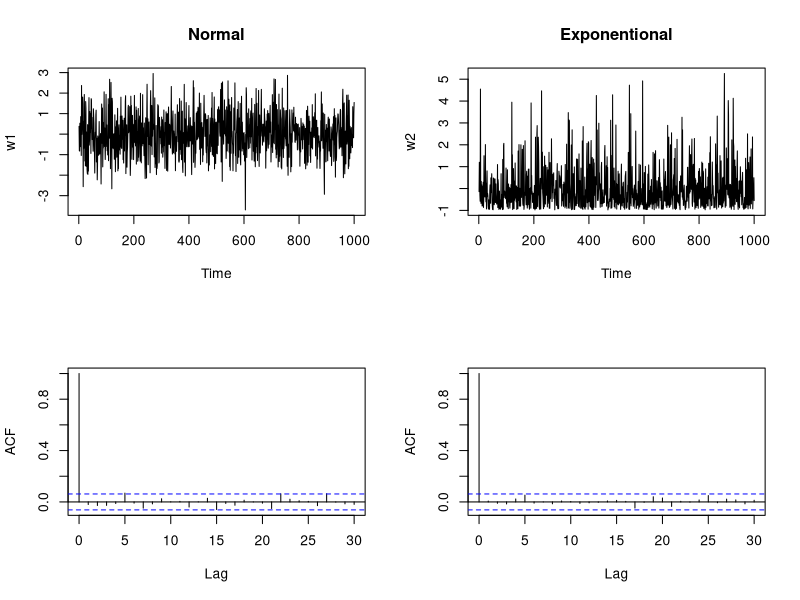
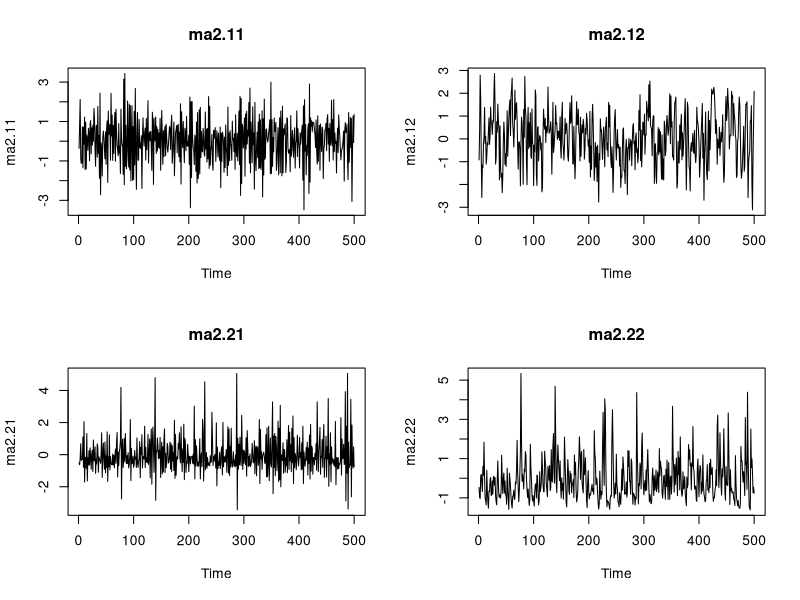
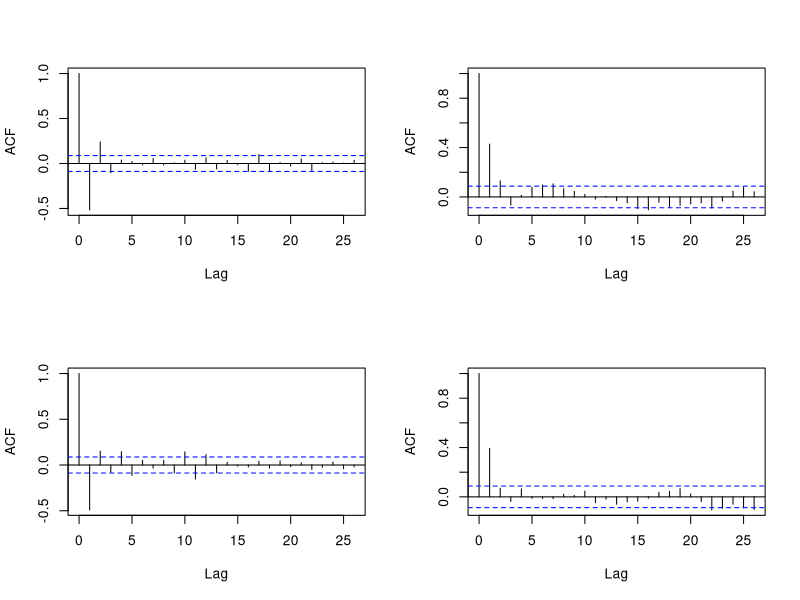
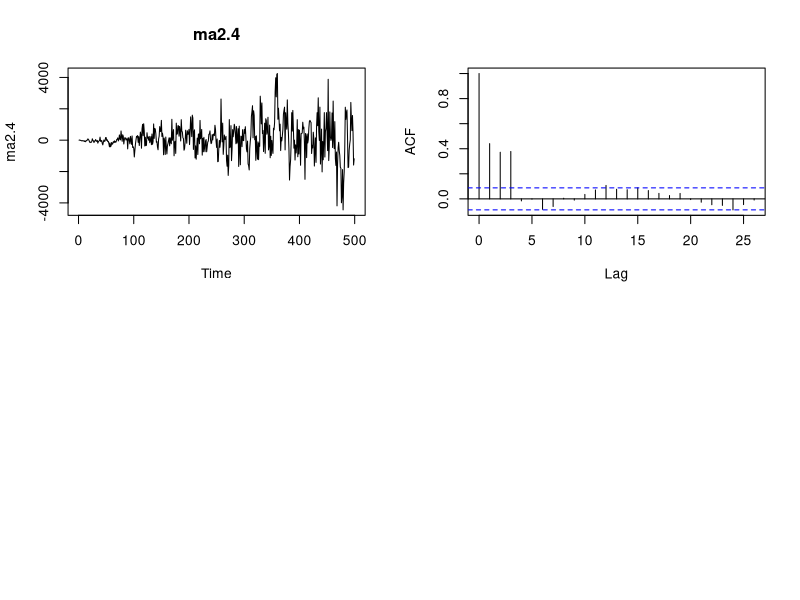
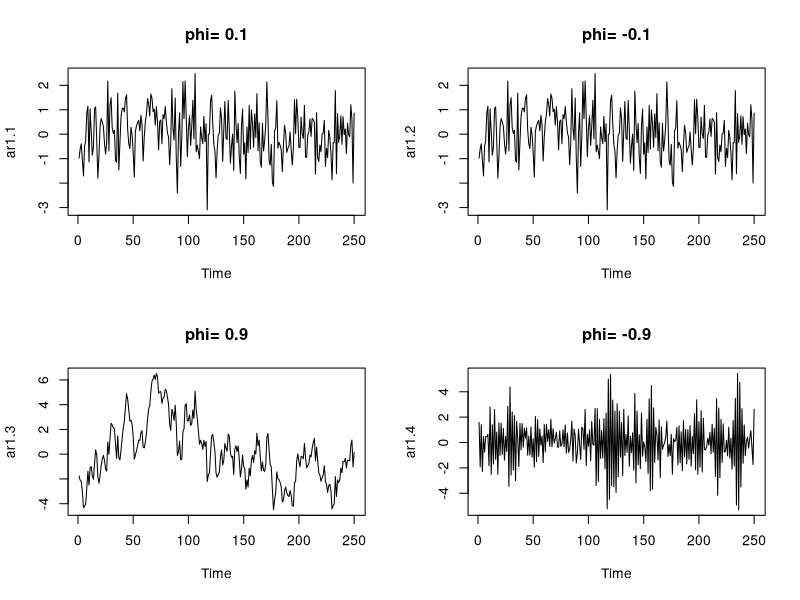
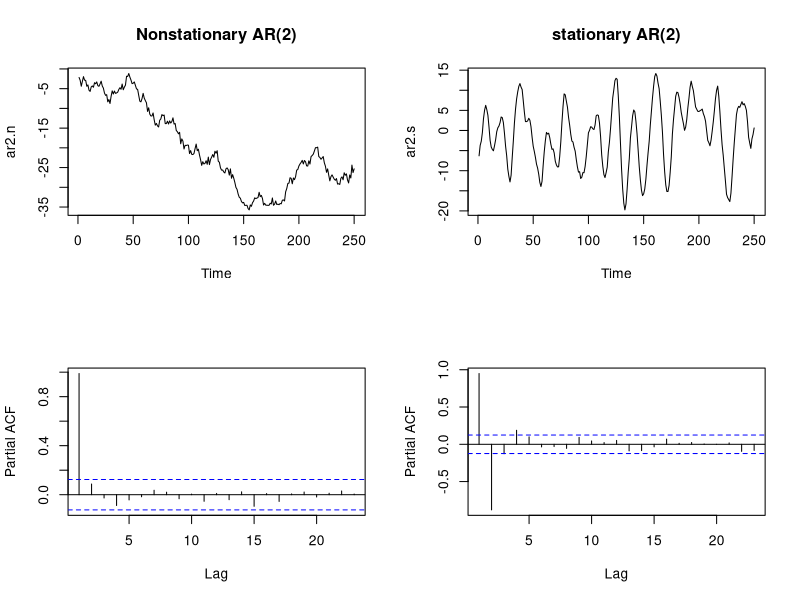
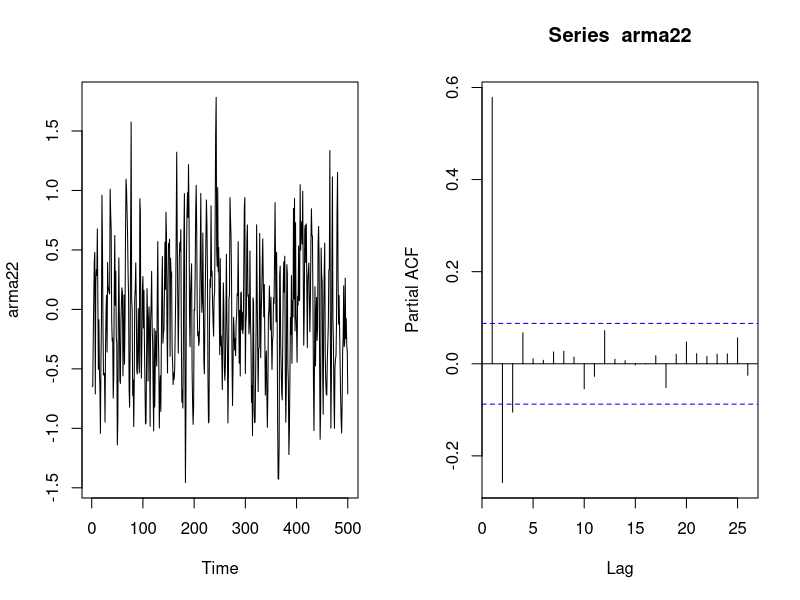

Write R code to recreate these figures, in order.
#############################
######### ARMA MODELS ######
############################

# Simulate white noise process
w1= rnorm(1000, 0,1)
w2= rexp(1000,1)

# Standardize WN
w1= (w1- mean(w1))/sqrt(var(w1))
w2= (w2- mean(w2))/sqrt(var(w2))

# use "ts()" creates an object named "time-series" out of the 
# fitted values we found
w1= ts(w1, start=1, deltat = 1)
w2= ts(w2, start=1, deltat=1)

##### Plot of WN processes and ACFs(?) in the same 2*2 panel
par(mfrow=c(2,2))
ts.plot(w1, main="Normal")
ts.plot(w2, main="Exponentional")
# ACF is AutoCorrelation Function
acf(w1, main="")
acf(w2, main="")


#### Create a filtered AR to obtain a MA
w1= rnorm(502)
w2= rexp(502)-1

# set coefficients (thetas) for the MA(q) 
a= c(1, -0.5, 0.2)
a1= c(1, +0.5, 0.2)
# Create MA(2) process with the two WN's from above. Note that "side=1"
# specifies the MA process
ma2.11= filter(w1, filter= a , side=1)
ma2.11= ma2.11[3:502]

ma2.12= filter(w1, filter=a1, side=1)
ma2.12= ma2.12[3:502]

ma2.21= filter(w2, filter=a, side=1)
ma2.21= ma2.21[3:502]

ma2.22= filter(w2, filter=a1, side=1)
ma2.22= ma2.22[3:502]

# plots of the MA created above
par(mfrow=c(2,2))
ts.plot(ma2.11, main= "ma2.11")
ts.plot(ma2.12, main= "ma2.12")
ts.plot(ma2.21, main= "ma2.21")
ts.plot(ma2.22, main= "ma2.22")

# ACF (autocorr function) of the MA's
acf(ma2.11, main= "")
acf(ma2.12, main= "")
acf(ma2.21, main="")
acf(ma2.22, main="")
# Notice high variance of first few lags

##########################################
### MA(3) with non stationary noise
w1= rnorm(502)
a4= c(1, 0.2, 0.8, 1.2)

ma2.4= filter( w1*(2*(1:502)+ 0.5), filter= a4, side=1)
ma2.4= ma2.4[4:502]

ts.plot(ma2.4, main= "ma2.4")
acf(ma2.4, main="")

##########################################
### AR processes
## Nonstationary AR(2). "method = "recursive" specifies an AR
# Vectors 'a' are the phi coefficients of the process
w2= rnorm(1500)
a2= c(0.8, 0.2)
ar2= filter(w2, filter= a2, method = "recursive")
ar2= ar2[1251: 1500]

## Stationary AR(1) process
a1= 0.5
ar1= filter(w2, filter=a1, method="recursive")
ar1= ar1[1251: 1500]

# As before, can do plots of the two precesses and their ACF's  
# ACF of AR(2) decreases slowly: it indicates the non-stationarity feature

########################################################
# AR(1) Causal
# |phi| = 0.5

# WN process
w2= rnorm(1500)

a1= 0.1
ar1= filter(w2, filter=a1, method= "recursive")
ar1.1= ar1[1251:1500]

ar1= -0.1
ar1= filter(w2, filter=a1, method= "recursive")
ar1.2= ar1[1251:1500]

# AR causal process reaching nonstationarity
a1= 0.9
ar1= filter(w2, filter=a1, method= "recursive")
ar1.3= ar1[1251:1500]

a1= -0.9
ar1= filter(w2, filter=a1, method="recursive")
ar1.4= ar1[1251:1500]

# plots of the AR's 
par(mfrow=c(2,2))
ts.plot(ar1.1, main= "phi= 0.1")
ts.plot(ar1.2, main= "phi= -0.1")
ts.plot(ar1.3, main= "phi= 0.9")
ts.plot(ar1.4, main= "phi= -0.9")

##############################################################

w2= rnorm(1500)

# nonstationary AR(2): x_t = 0.8*x_(t-1) + 0.2*x_(t-2)+ z_t
a2= c(0.8, 0.2)
ar2.n= filter(w2, filter=a2, method="recursive")
ar2.n= ar2.n[1251:1500]

# stationary AR(2)
a2= c(1.8, -0.9)
ar2.s= filter(w2, filter=a2, method="recursive")
ar2.s= ar2.s[1251:1500]

# compare PACF (partial autocorrelation function)
par(mfrow=c(2,2))
ts.plot(ar2.n, main="Nonstationary AR(2)")
ts.plot(ar2.s, main="stationary AR(2)")

pacf(ar2.n, main="")
pacf(ar2.s, main="")


#################
## New command for ARMA process
######################
arma22= arima.sim(n=500, list(ar=c(0.88, -0.49), ma= c(-0.23, 0.25)), sd= sqrt(0.18))
# plots
par(mfrow=c(1,2))
ts.plot(arma22)
pacf(arma22)

#####################################################
### Estimation of ARMA models

w2= rnorm(1500)
b= c(1.2, -0.5)
ar2= filter(w2, filter= b, method="recursive")
ar2= ar2[1001:1500]

## Fit linear regression to AR(2)
data2= data.frame(cbind(x1= ar2[1:498],x2= ar2[2:499], y=ar2[3:500]))
model2= lm(y~ x1+x2, data= data2)
summary(model2)


# HP test: { null: beta_1 = 0.5}

# t.value= (beta_obs + beta_null)/st.er
t.value=  (-0.481520+ 0.5)/0.0394
pvalue= 2*(1-pnorm(t.value))
pvalue



####### 
## Fit an AR(2) model 
w2 = rnorm(1500)
b = 0.5
ar1 = filter(w2,filter=b,method='recursive')
ar1 = ar1[1001:1500]

#  Fit an AR(2) to an AR(1) process using linear regression -- ie misspecification
data3 = data.frame(cbind(x1=ar1[1:498],x2=ar1[2:499],y=ar1[3:500]))


## Fit an AR(3) to an AR(2) model 
# Form gamma(1) & Gamma_3 Matrix 
covf = acf(ar2,type='covariance',plot=FALSE)
Gamma1 = covf$acf[2:4,,1]
Gammamatrix = matrix(0,3,3)

for(i in 1:3){
  if(i>1){
    Gammamatrix[i,] = c(covf$acf[i:2,,1],covf$acf[1:(3-i+1),,1]) }
  else{
    Gammamatrix[i,] = covf$acf[1:(3-i+1),,1] }
}
## Estimate phi
phi.estim = solve(Gammamatrix,Gamma1)

#########
#### Compare Yule-Walker & AR Estimation
phi.estim.yw = NULL
for(s in 1:500){
  w2 = rnorm(1500)
  b = c(1.2,-0.5)
  ar2 = filter(w2,filter=b,method='recursive')
  ar2 = ar2[1001:1500]
  ## Fit Yule-Walker to AR(2)
  covf = acf(ar2,type='covariance',plot=FALSE)
  Gammamatrix = matrix(0,2,2)
  Gammamatrix[2,] = c(covf$acf[2,,1],covf$acf[1,,1])
  Gammamatrix[1,] = covf$acf[1:2,,1]
  Gamma1 = covf$acf[2:3,,1]
  phi.estim = solve(Gammamatrix,Gamma1)
  phi.estim.yw = rbind(phi.estim.yw,phi.estim)
}

#######################################################################################################
#################### RECITATION #######################################################
